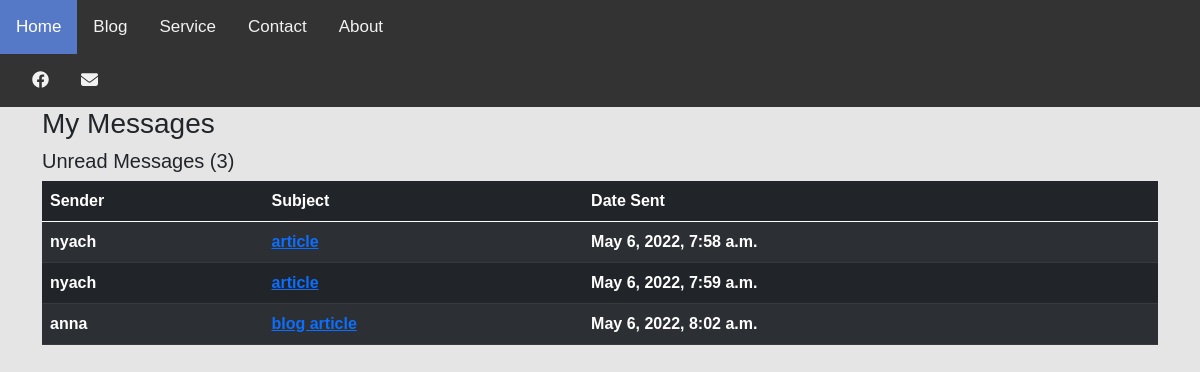
Before: /inbox/ with the older database file.
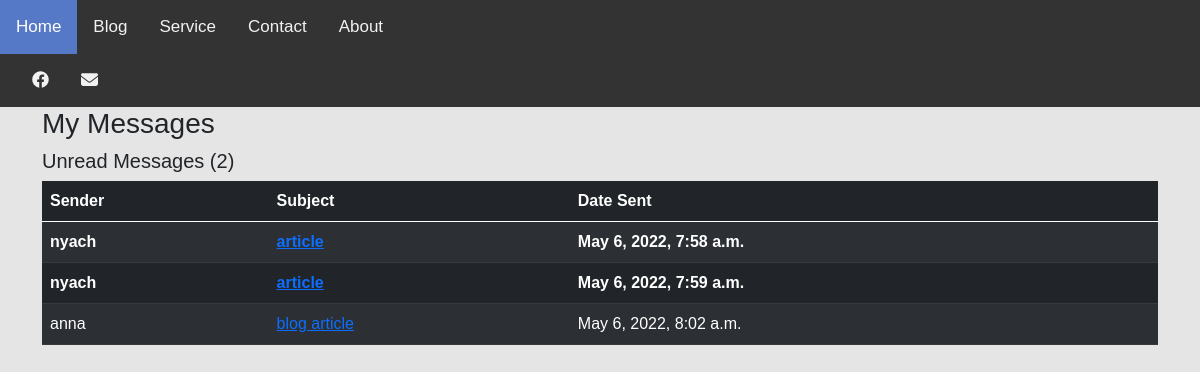
After: the same page with the newer database file.
### base/models.py (models this page shows, shortened)
class Message(models.Model):
    name = models.CharField(max_length=200, null=True)
    email = models.CharField(max_length=200, null=True)
    subject = models.CharField(max_length=200, null=True)
    body = models.TextField()
    is_read = models.BooleanField(default=False)
    created = models.DateTimeField(auto_now_add=True)
    id = models.UUIDField(default=uuid.uuid4,  unique=True,
                          primary_key=True, editable=False)

### base/views.py (the view)
# urls.py: path('inbox/', views.inboxPage, name="inbox"),
def inboxPage(request):
    inbox = Message.objects.all().order_by('is_read')
    unreadCount = Message.objects.filter(is_read=False).count()
    context = {'inbox': inbox, 'unreadCount': unreadCount}
    return render(request, 'base/inbox.html', context)

### base/templates/base/inbox.html
{% extends 'base/main.html' %}
{% load static %}
{% block content %}
{% include 'base/navbar.html' %}
<div class="container">
    <h3>My Messages</h3>
    <h5>Unread Messages ({{unreadCount}})</h5>
    <table class="table table-dark table-striped">
        <thead>
            <tr>
                <th>Sender</th>
                <th>Subject</th>
                <th>Date Sent</th>
            </tr>
        </thead>
        <tbody>
            {% for message in inbox %}
            {% if message.is_read %}
            <tr>
                {% else %}
            <tr style="font-weight: 900;">
                {% endif %}
                <td>{{message.name}}</td>
                <td><a href="{% url 'message' message.id %}">{{message.subject}}</a></td>
                <td>{{message.created}}</td>
            </tr>
            {% endfor %}
        </tbody>
    </table>
</div>
{% endblock content %}

### base/templates/base/main.html (shortened to what this page needs)
<!DOCTYPE html>
{% load static %}
<html>
<head>
    <link href="https://cdn.jsdelivr.net/npm/bootstrap@5.0.1/dist/css/bootstrap.min.css" rel="stylesheet"
>
    <link rel='stylesheet' type='text/css' media='screen' href="{% static 'styles/main.css' %}">
    <link rel="stylesheet" href="https://cdnjs.cloudflare.com/ajax/libs/font-awesome/4.7.0/css/font-awesome.min.css">
</head>
<body>
    {% block content %}
    {% endblock content %}
</body>
</html>

### base/templates/base/navbar.html (shortened to what this page needs)
<!DOCTYPE html>
<html>
<head>
<link rel="stylesheet" href="https://cdnjs.cloudflare.com/ajax/libs/font-awesome/4.7.0/css/font-awesome.min.css">
</head>
<body>
<div class="topnav" id="myTopnav">
  <a href="{% url "home" %}" class="active">Home</a>
  <a href="#blog">Blog</a>
  <a href="#services">Service</a>
  <a href="#contact">Contact</a>
  <a href="#about">About</a>
</div>
<div class="topnav" style="padding-left:16px">
    <a class="nav-link" href="https://www.facebook.com/emmanuel.young30" target="_blank"><i class="fa-brands fa-facebook"></i></a>
    <a class="nav-link" href="mailto:emmanuel.youngg30@gmail.com">
    <i class="fa-solid fa-envelope"></i>
    </a>
</div>
</body>
</html>

### static/styles/main.css (style rules this page uses)
body { background-color: #E5E5E5; }
.nav-link { color: #fff; }
.topnav { background-color: #333; overflow: hidden; }
.topnav a { float: left; display: block; color: #f2f2f2; text-align: center; padding: 14px 16px; text-decoration: none; font-size: 17px; }
.topnav a.active { background-color: #04AA6D; color: white; }

### base/templates/base/navbar.html (style rules this page uses)
body { margin: 0; font-family: Arial, Helvetica, sans-serif; }
.topnav { overflow: hidden; background-color: #333; }
.topnav a { float: left; display: block; color: #f2f2f2; text-align: center; padding: 14px 16px; text-decoration: none; font-size: 17px; }
.topnav a.active { background-color: #5579C6; color: white; }

Changed rows visible on the page:
changed Message "anna": is_read False → True (drawn)
Other visible differences:
{{ unreadCount }}: "3" → "2"
